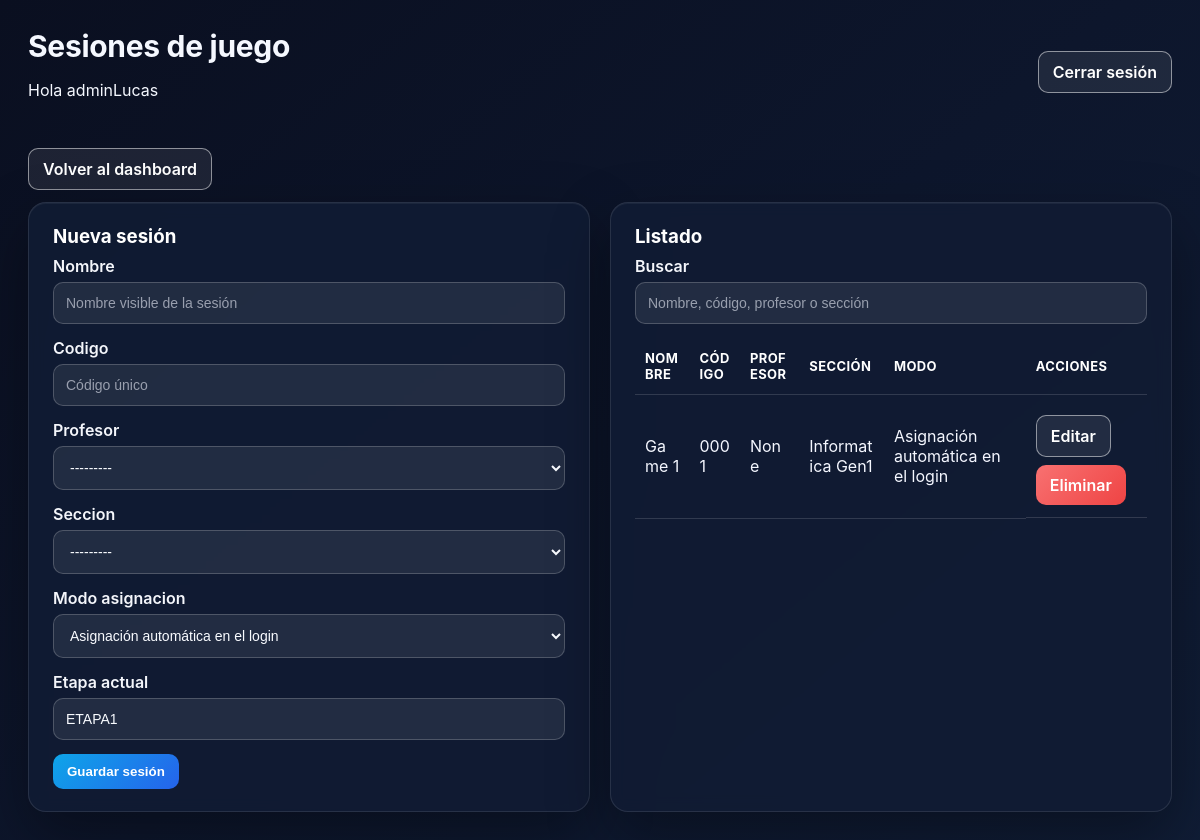
The app's page /admin-panel/sesiones/ (signed in), older data.
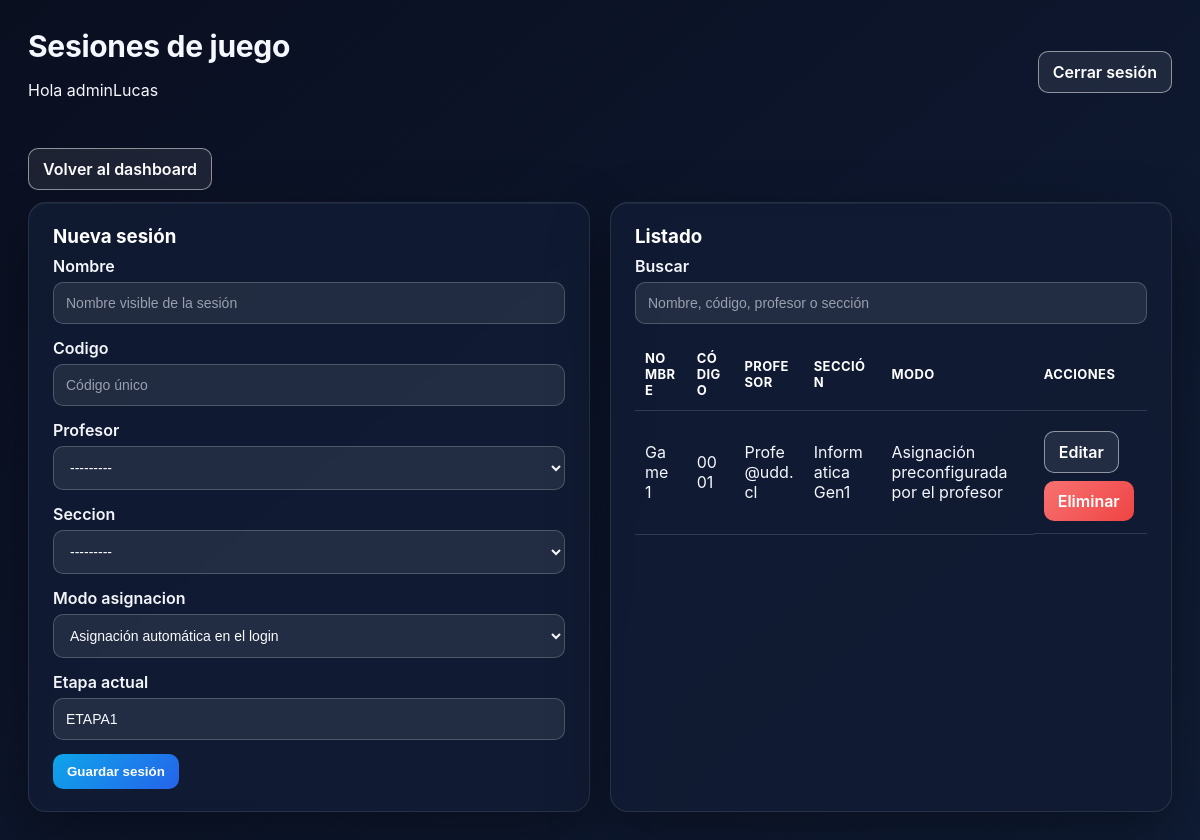
The same page, newer data.
### etapasJuego/models.py (models this page shows, shortened)
class GameSession(models.Model):
    THEME_CHOICES = [
        ("SALUD", "Salud"),
        ("SUST", "Sustentabilidad"),
        ("EDU", "Educación"),
    ]
    MODO_CHOICES = [
        ("LOGIN_RANDOM", "Asignación automática en el login"),
        ("PRECONFIGURADO", "Asignación preconfigurada por el profesor"),
    ]
    nombre = models.CharField(max_length=100)
    codigo = models.CharField(max_length=10, unique=True)
    fecha = models.DateField(auto_now_add=True)
    profesor = models.ForeignKey(
        settings.AUTH_USER_MODEL,
        on_delete=models.SET_NULL,
        null=True,
        blank=True,
        related_name="sesiones_juego",
    )
    etapa_actual = models.CharField(max_length=20, default="ETAPA1")
    seccion = models.ForeignKey(
        "login.SeccionEstudiantes",
        related_name="sesiones",
        on_delete=models.SET_NULL,
        null=True,
        blank=True,
    )
    modo_asignacion = models.CharField(
        max_length=20,
        choices=MODO_CHOICES,
        default="LOGIN_RANDOM",
    )
    duracion_etapa1_segundos = models.PositiveIntegerField(default=5 * 60)
    duracion_etapa2_segundos = models.PositiveIntegerField(default=10 * 60)
    duracion_etapa3_segundos = models.PositiveIntegerField(default=15 * 60)
    duracion_etapa4_segundos = models.PositiveIntegerField(default=10 * 60)
    qr_encuesta_url = models.URLField(blank=True, null=True)
    qr_instagram_url = models.URLField(blank=True, null=True)
    qr_linkedin_url = models.URLField(blank=True, null=True)
    class Meta:
        constraints = [
            models.UniqueConstraint(
                fields=["seccion"],
                name="unique_gamesession_per_seccion",
            ),
        ]

### login/models.py (models this page shows)
class SeccionEstudiantes(models.Model):
    nombre = models.CharField(max_length=100)
    carrera = models.CharField(max_length=100, blank=True)
    carrera_fk = models.ForeignKey(
        "Carrera",
        related_name="secciones",
        on_delete=models.SET_NULL,
        null=True,
        blank=True,
        help_text="Nueva referencia normalizada a Carrera; preferir este campo sobre el texto legado.",
    )
    anio_ingreso = models.PositiveIntegerField(null=True, blank=True)
    fecha_creacion = models.DateTimeField(auto_now_add=True)
    def __str__(self):
        return self.nombre

### login/panel_views.py (the view, shortened to what this page needs)
# urls.py: path("sesiones/", views.admin_sesiones, name="sesiones"),
@admin_required
def admin_sesiones(request):
    q = request.GET.get("q", "").strip()
    sesiones = GameSession.objects.select_related("profesor", "seccion")
    sesiones = sesiones.order_by("-fecha", "-id")
    form = GameSessionForm(request.POST or None, request=request)
    if request.method == "POST" and form.is_valid():
        form.save()
        messages.success(request, "Sesión guardada.")
        return redirect("adminpanel:sesiones")
    return render(
        request,
        "login/admin/sesiones.html",
        {"sesiones": sesiones, "form": form, "q": q},
    )

### login/forms.py
class GameSessionForm(BaseStyledModelForm):
    class Meta:
        model = GameSession
        fields = ["nombre", "codigo", "profesor", "seccion", "modo_asignacion", "etapa_actual"]
        widgets = {
            "nombre": forms.TextInput(attrs={"placeholder": "Nombre visible de la sesión"}),
            "codigo": forms.TextInput(attrs={"placeholder": "Código único"}),
            "modo_asignacion": forms.Select(attrs={"class": "form-field"}),
            "etapa_actual": forms.TextInput(attrs={"placeholder": "ETAPA1"}),
        }
    def __init__(self, *args, **kwargs):
        allowed_secciones = kwargs.pop("allowed_secciones", None)
        super().__init__(*args, **kwargs)
        User = get_user_model()
        prof_qs = User.objects.filter(groups__name=PROFESOR_GROUP).distinct()
        if self.request and not is_admin(self.request.user):
            prof_qs = prof_qs.filter(id=self.request.user.id)
            self.fields["profesor"].initial = self.request.user
        self.fields["profesor"].queryset = prof_qs
        if allowed_secciones is not None:
            self.fields["seccion"].queryset = allowed_secciones

### login/templates/login/admin/sesiones.html (shortened to what this page needs)
{% extends "login/panel_base.html" %}
{% block header_title %}Sesiones de juego{% endblock %}
{% block content %}
<div class="panel-actions-row" style="margin-bottom:12px;">
    <a class="btn-link btn-outline" href="{% url 'adminpanel:dashboard' %}">Volver al dashboard</a>
</div>
<div class="panel-grid">
    <div class="panel-card">
        <h3>Nueva sesión</h3>
        <form method="post" class="panel-form">
            {% include "login/admin/_form_fields.html" with form=form %}
            <button class="btn-link btn-primary" type="submit">Guardar sesión</button>
        </form>
    </div>
    <div class="panel-card">
        <h3>Listado</h3>
        <form method="get" class="panel-form" style="margin-bottom:12px;">
            <div class="form-group">
                <label>Buscar</label>
                <input type="text" name="q" value="{{ q }}" placeholder="Nombre, código, profesor o sección" class="form-field">
            </div>
        </form>
        <div class="panel-table-wrapper">
            <table class="panel-table">
                <thead>
                    <tr>
                        <th>Nombre</th>
                        <th>Código</th>
                        <th>Profesor</th>
                        <th>Sección</th>
                        <th>Modo</th>
                        <th>Acciones</th>
                    </tr>
                </thead>
                <tbody>
                    {% for s in sesiones %}
                        <tr>
                            <td>{{ s.nombre }}</td>
                            <td>{{ s.codigo }}</td>
                            <td>{{ s.profesor }}</td>
                            <td>{{ s.seccion }}</td>
                            <td>{{ s.get_modo_asignacion_display }}</td>
                            <td class="panel-actions-row">
                                <a class="btn-link btn-outline" href="{% url 'adminpanel:sesion_editar' s.id %}">Editar</a>
                                <a class="btn-link btn-danger" href="{% url 'adminpanel:sesion_eliminar' s.id %}">Eliminar</a>
                            </td>
                        </tr>
                    {% empty %}
                        <tr><td colspan="6">No hay sesiones registradas.</td></tr>
                    {% endfor %}
                </tbody>
            </table>
        </div>
    </div>
</div>
{% endblock %}

Row changes from the older to the newer data that the page shows:
changed GameSession "Game 1": profesor "None" → "Profe@udd.cl"; modo_asignacion "Asignación automática en el login" → "Asignación preconfigurada por el profesor"
